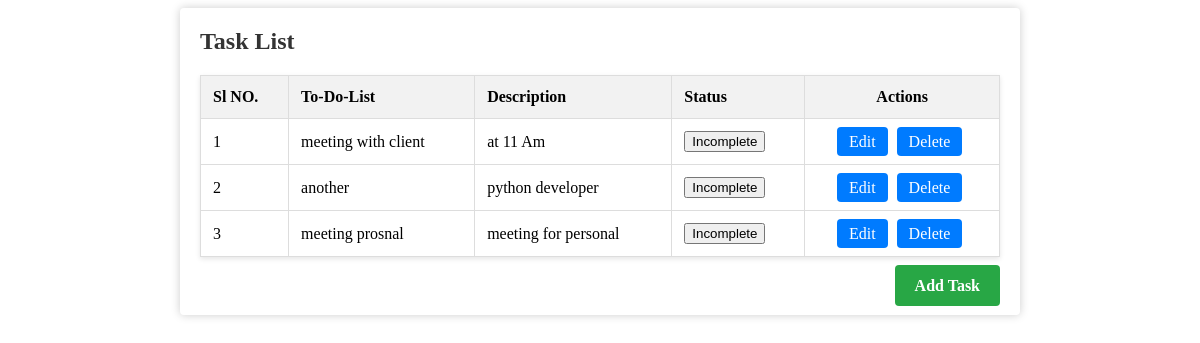
The app's page /, older data.
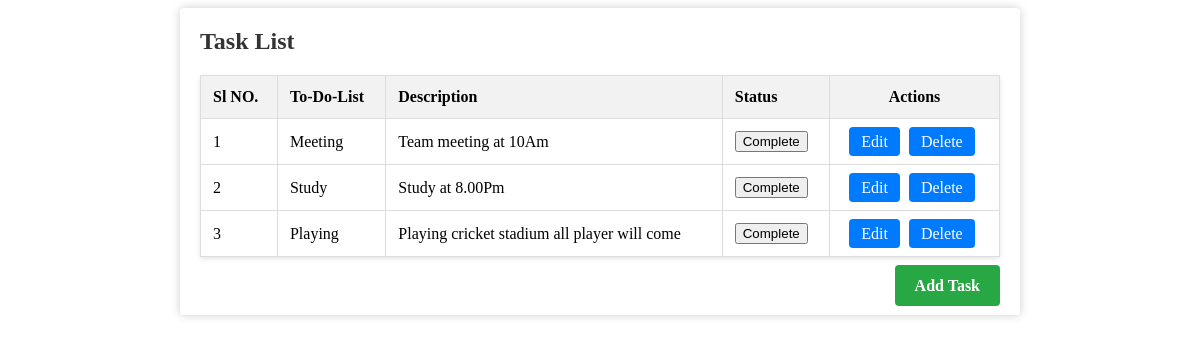
The same page, newer data.
### core/models.py (models this page shows, shortened)
class Task(models.Model):
    title = models.CharField(max_length=200)
    description = models.TextField()
    completed = models.BooleanField(default=False)

### core/views.py (the view, shortened to what this page needs)
# urls.py: path('', views.task_list, name='task_list'),
def task_list(request):
    tasks = Task.objects.all()
    return render(request, 'task_list.html', {'tasks': tasks})

### core/templates/task_list.html (shortened to what this page needs)
<!DOCTYPE html>
<html lang="en">
<head>
</head>
<body>
    <div class="container">
        <h2>Task List</h2>
        <table>
            <thead>
                <tr>
                    <th>Sl NO.</th>
                    <th>To-Do-List</th>
                    <th>Description</th>
                    <th>Status</th>
                    <th class="task-actions">Actions</th>
                </tr>
            </thead>
            <tbody>
                {% for task in tasks %}
                    <tr>
                        <td>{{ forloop.counter }}</td>
                        <td>{{ task.title }}</td>
                        <td>{{ task.description }}</td>
                        <td>
                            <form method="post" style="display: inline;">
                                {% if task.completed %}
                                    <button type="submit" name="action" value="mark_incomplete" class="btn btn-danger">Incomplete</button>
                                {% else %}
                                    <button type="submit" name="action" value="mark_complete" class="btn btn-success">Complete</button>
                                {% endif %}
                            </form>
                        </td>
                        <td class="task-actions">
                            <a href="{% url 'update_task' task.id %}" class="btn btn-primary">Edit</a>
                            <a href="{% url 'delete_task' task.id %}" class="btn btn-danger">Delete</a>
                        </td>
                    </tr>
                {% endfor %}
            </tbody>
        </table>
        <div class="add-task-btn-container">
            <a href="{% url 'add_task' %}" class="add-task-btn">Add Task</a>
        </div>
    </div>
</body>
</html>

### core/templates/task_list.html (style rules this page uses)
table { width: 100%; border-collapse: collapse; margin-top: 20px; box-shadow: 0 2px 5px rgba(0, 0, 0, 0.1); }
th, td { border: 1px solid #ddd; padding: 12px; text-align: left; }
th { background-color: #f2f2f2; font-size: 16px; font-weight: bold; }
.task-actions { text-align: center; }
.task-actions a { text-decoration: none; padding: 6px 12px; margin-right: 5px; background-color: #007bff; color: #fff; border-radius: 4px; }
.add-task-btn-container { text-align: right; margin-top: 20px; }
.add-task-btn { text-decoration: none; padding: 12px 20px; background-color: #28a745; color: #fff; border-radius: 4px; transition: background-color 0.3s; font-size: 16px; font-weight: bold; border: none; outline: none; }
.container { max-width: 800px; margin: 0 auto; padding: 20px; background-color: #fff; box-shadow: 0 0 10px rgba(0, 0, 0, 0.2); border-radius: 4px; }
h2 { margin-top: 0; font-size: 24px; color: #333; }

Row changes from the older to the newer data that the page shows:
removed Task: title "meeting with client", description "at 11 Am", completed "Incomplete"
removed Task: title "another", description "python developer", completed "Incomplete"
removed Task: title "meeting prosnal", description "meeting for personal", completed "Incomplete"
added Task: title "Meeting", description "Team meeting at 10Am", completed "Complete"
added Task: title "Study", description "Study at 8.00Pm", completed "Complete"
added Task: title "Playing", description "Playing cricket stadium all player will come", completed "Complete"
